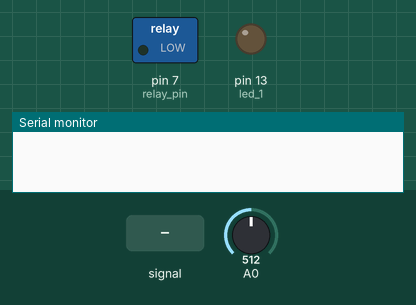
Bench run of a sketch on a simulated Arduino Uno, built with avr-gcc and run on an emulated ATmega328P. On the bench: switched loads named in the sketch (green lamp = pin HIGH), output pins drawn as LEDs (lit = HIGH), the last lines printed to the serial monitor. Dashed ring = blinking. Inputs (shaded band) come from the test bench; at power-on: A0 = 512.

Above: at 1.2 s.
1.3 s: A0 fed a 200 Hz sine of ±460 counts around its level
At 1.57 s:
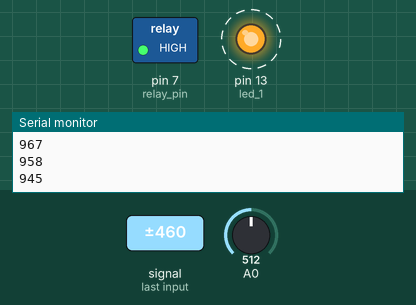
4.3 s: A0 set to 716
At 4.3 s:
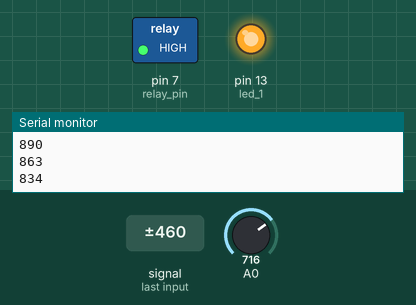
5.8 s: A0 set to 219
7.3 s: A0 set to 199
At 7.49 s:
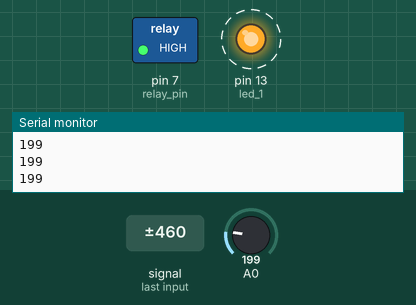
10.3 s: A0 set to 306
11.8 s: A0 set to 122
At 11.99 s:
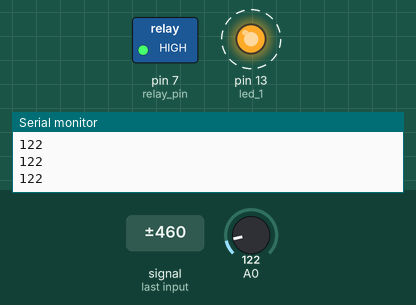
Timing chart, 0 to 15.8 s (numbered marks = the images above; inputs shaded):
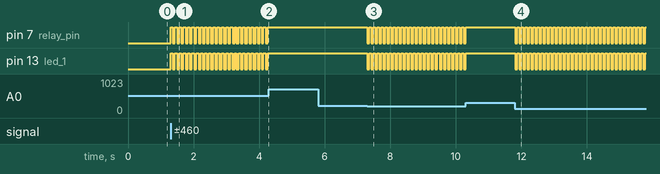

The sketch:

microphone1.ino
```cpp
#include <TimerOne.h>

const u8  led_1 = 13;
const u8  relay_pin = 7;
/*
   To get fs=20kHz we need T=1/f => T=0.00005s => T=50us
   @16MHz clock we've got a tick every 0.0625 us. This gives us
   800 ticks between every interrupt.
*/

const u16 interval = 50; //50us->800ticks, 100->1600ticks

volatile bool light1  = LOW;
volatile u16 sample  = 0;
volatile bool new_sample  = false;

void setup()
{
  pinMode(led_1, OUTPUT);
  pinMode(relay_pin, OUTPUT);
  pinMode(A0, INPUT);

  digitalWrite(led_1, light1);
  digitalWrite(relay_pin, light1);

  Serial.begin(9600);

  //timer
  Timer1.initialize(interval);
  Timer1.attachInterrupt(timer_cb);
  //Timer1.stop();
  Timer1.start();
}

void loop()
{
  const u16 zero = 512;
  const u16 thr = 300;
  const u16 thresholdUp = zero + thr;
  const u16 thresholdDwn = zero - thr;
  //Serial.print("Potentiometer reading: ");
  //Serial.println(sample);

  if (new_sample)
  {
    const u16 level = sample;
    if (level > thresholdUp || level < thresholdDwn)
    {
      light1 = !light1;
      digitalWrite(led_1, light1);
      digitalWrite(relay_pin, light1);
      Serial.println(sample);
    }
  }

}


void timer_cb()
{
  sample = analogRead(A0);
  new_sample = true;
  //Serial.println(sample);
}
```

Measured:
- the behaviour switches between 212 and 211 on A0 (found by bisection; images 2 and 3)
- after the input at 1.3 s, pin 7 (relay_pin), pin 13 (led_1): alternates HIGH for 0.06 s and LOW for 0.06 s, starting at once
- after the input at 4.3 s, pin 7 (relay_pin), pin 13 (led_1): stops changing and stays HIGH
- after the input at 5.8 s, every drawn part: stays the same
- after the input at 7.3 s, pin 7 (relay_pin), pin 13 (led_1): alternates HIGH for 0.06 s and LOW for 0.06 s, starting at once
- after the input at 10.3 s, pin 7 (relay_pin), pin 13 (led_1): stops changing and stays HIGH
- after the input at 11.8 s, pin 7 (relay_pin), pin 13 (led_1): alternates HIGH for 0.06 s and LOW for 0.06 s, starting at once
